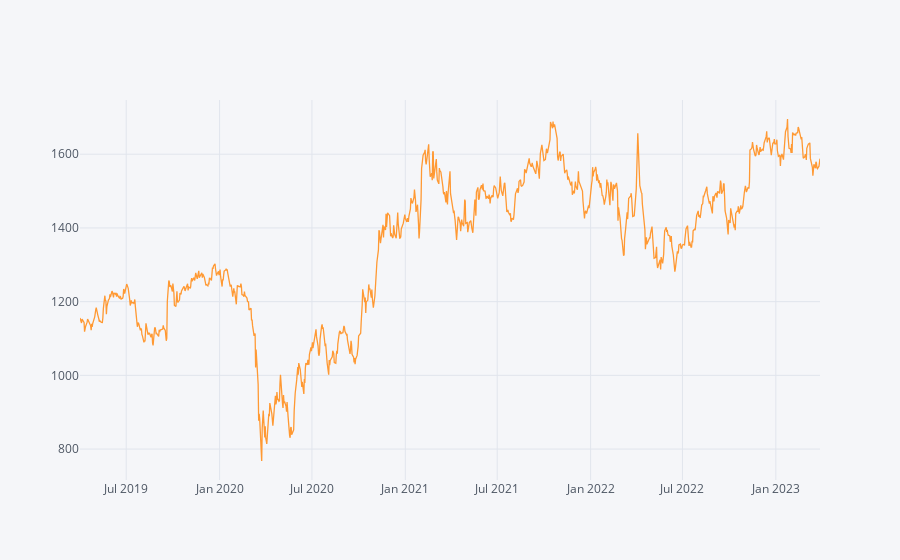

Here is the notebook cell this chart was saved with:
### Code cell
Closed_price.iplot()

### Figure 1 — Plotly figure (JSON) as saved in the notebook; plotly's stock layout.template omitted (floating-point values rounded to 4 significant figures; data arrays with more than 128 entries replaced by an {"elided": "..."} marker saying what was removed)
{"data": [{"line": {"color": "rgba(255, 153, 51, 1.0)", "dash": "solid", "shape": "linear", "width": 1.3}, "mode": "lines", "name": "Close", "text": "", "x": {"elided": "991 str values"}, "y": {"elided": "991 float values"}, "type": "scatter"}], "layout": {"legend": {"bgcolor": "#F5F6F9", "font": {"color": "#4D5663"}}, "paper_bgcolor": "#F5F6F9", "plot_bgcolor": "#F5F6F9", "title": {"font": {"color": "#4D5663"}}, "xaxis": {"gridcolor": "#E1E5ED", "showgrid": true, "tickfont": {"color": "#4D5663"}, "title": {"font": {"color": "#4D5663"}, "text": ""}, "zerolinecolor": "#E1E5ED"}, "yaxis": {"gridcolor": "#E1E5ED", "showgrid": true, "tickfont": {"color": "#4D5663"}, "title": {"font": {"color": "#4D5663"}, "text": ""}, "zerolinecolor": "#E1E5ED"}}}
